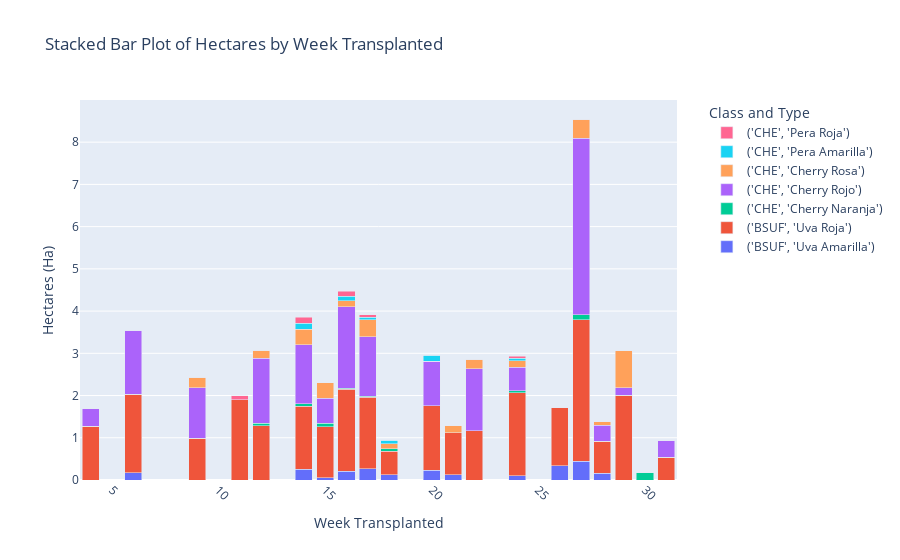

Here is the notebook cell this chart was saved with:
### Markdown cell above
create graphs

### Code cell
# Prepare data for the stacked bar plot
data = []
for class_type in class_pivot.index:
    data.append(go.Bar(
        name=f'{class_type}',
        x=class_pivot.columns,
        y=class_pivot.loc[class_type]
    ))

# Create the figure
fig = go.Figure(data=data)

# Update layout for the plot
fig.update_layout(
    barmode='stack',
    title='Stacked Bar Plot of Hectares by Week Transplanted',
    xaxis_title='Week Transplanted',
    yaxis_title='Hectares (Ha)',
    legend_title='Class and Type',
    xaxis=dict(tickangle=45, categoryorder='total descending'),
    legend=dict(x=1.05, y=1)
)

# Show plot
fig.show()

### Figure 1 — Plotly figure (JSON) as saved in the notebook; plotly's stock layout.template omitted (floating-point values rounded to 4 significant figures)
{"data": [{"name": "('BSUF', 'Uva Amarilla')", "type": "bar", "x": [4, 6, 9, 11, 12, 14, 15, 16, 17, 18, 20, 21, 22, 24, 26, 27, 28, 29, 30, 31], "y": [0.0, 0.176, 0.0, 0.0, 0.0, 0.25, 0.0525, 0.207, 0.263, 0.12, 0.234, 0.12, 0.0, 0.1, 0.342, 0.45, 0.16, 0.0, 0.0, 0.0]}, {"name": "('BSUF', 'Uva Roja')", "type": "bar", "x": [4, 6, 9, 11, 12, 14, 15, 16, 17, 18, 20, 21, 22, 24, 26, 27, 28, 29, 30, 31], "y": [1.27, 1.854, 0.9832, 1.905, 1.286, 1.502, 1.206, 1.942, 1.694, 0.56, 1.53, 1.0, 1.172, 1.972, 1.386, 3.341, 0.76, 2.011, 0.0, 0.5406]}, {"name": "('CHE', 'Cherry Naranja')", "type": "bar", "x": [4, 6, 9, 11, 12, 14, 15, 16, 17, 18, 20, 21, 22, 24, 26, 27, 28, 29, 30, 31], "y": [0.0, 0.0, 0.0, 0.0, 0.064, 0.0532, 0.084, 0.023, 0.0238, 0.06, 0.0, 0.0, 0.0, 0.0444, 0.0, 0.12, 0.0, 0.0, 0.1805, 0.0]}, {"name": "('CHE', 'Cherry Rojo')", "type": "bar", "x": [4, 6, 9, 11, 12, 14, 15, 16, 17, 18, 20, 21, 22, 24, 26, 27, 28, 29, 30, 31], "y": [0.4224, 1.52, 1.206, 0.0, 1.529, 1.394, 0.594, 1.929, 1.416, 0.0, 1.044, 0.0, 1.458, 0.552, 0.0, 4.188, 0.38, 0.1764, 0.0, 0.3978]}, {"name": "('CHE', 'Cherry Rosa')", "type": "bar", "x": [4, 6, 9, 11, 12, 14, 15, 16, 17, 18, 20, 21, 22, 24, 26, 27, 28, 29, 30, 31], "y": [0.0, 0.0, 0.2464, 0.0, 0.192, 0.368, 0.366, 0.138, 0.3983, 0.12, 0.0, 0.16, 0.234, 0.1554, 0.0, 0.45, 0.08, 0.8758, 0.0, 0.0]}, {"name": "('CHE', 'Pera Amarilla')", "type": "bar", "x": [4, 6, 9, 11, 12, 14, 15, 16, 17, 18, 20, 21, 22, 24, 26, 27, 28, 29, 30, 31], "y": [0.0, 0.0, 0.0, 0.0, 0.0, 0.15, 0.0, 0.115, 0.0595, 0.08, 0.144, 0.0, 0.0, 0.0552, 0.0, 0.0, 0.0, 0.0, 0.0, 0.0]}, {"name": "('CHE', 'Pera Roja')", "type": "bar", "x": [4, 6, 9, 11, 12, 14, 15, 16, 17, 18, 20, 21, 22, 24, 26, 27, 28, 29, 30, 31], "y": [0.0, 0.0, 0.0, 0.09, 0.0, 0.141, 0.0, 0.115, 0.0595, 0.0, 0.0, 0.0, 0.0, 0.0552, 0.0, 0.0, 0.0, 0.0, 0.0, 0.0]}], "layout": {"barmode": "stack", "legend": {"title": {"text": "Class and Type"}, "x": 1.05, "y": 1}, "title": {"text": "Stacked Bar Plot of Hectares by Week Transplanted"}, "xaxis": {"categoryorder": "total descending", "tickangle": 45, "title": {"text": "Week Transplanted"}}, "yaxis": {"title": {"text": "Hectares (Ha)"}}}}
